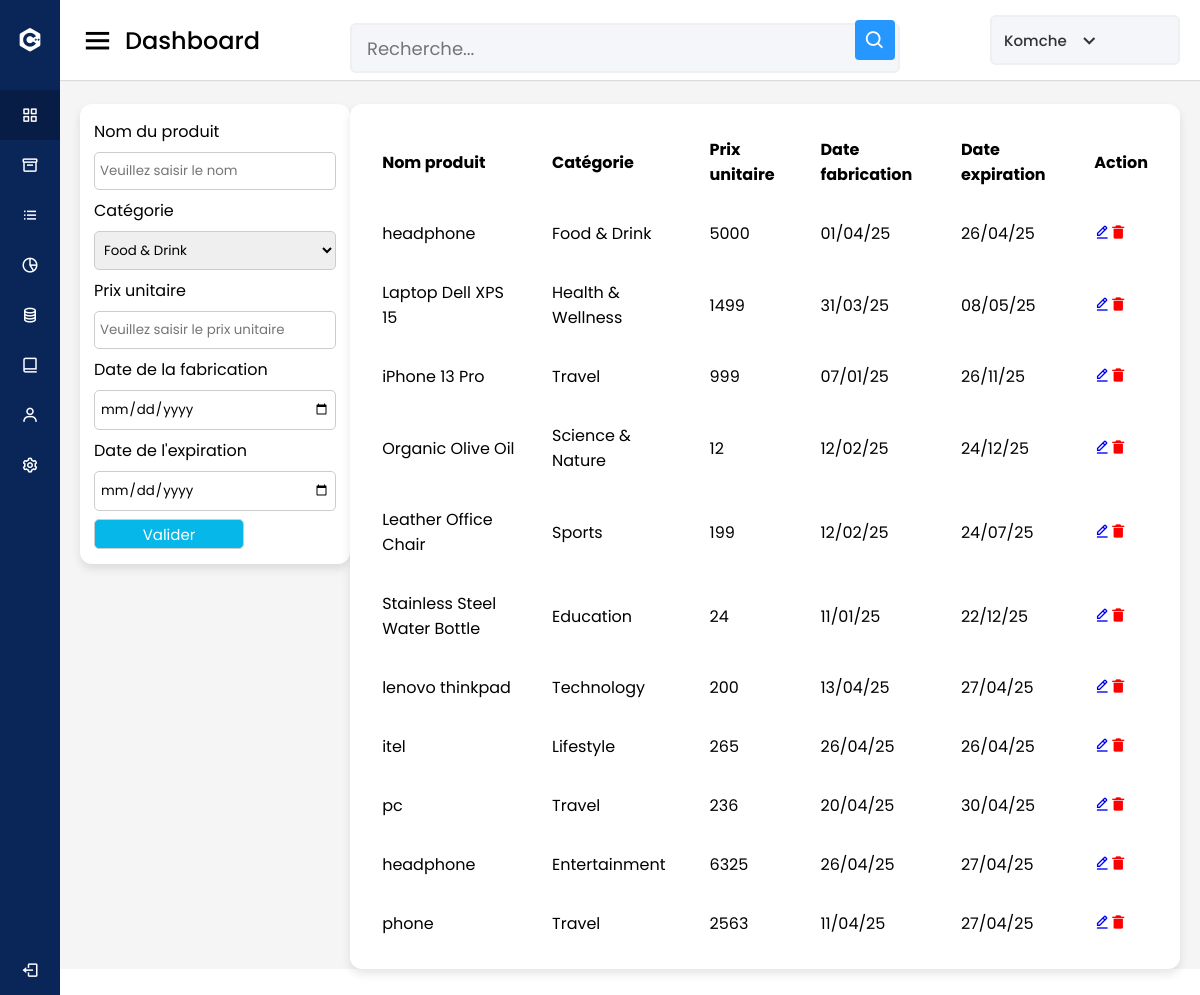
The app's page /vue/produit.php with its own data.
### tables this page shows
CREATE TABLE IF NOT EXISTS `produit` (
  `id_produit` int NOT NULL AUTO_INCREMENT,
  `nom_produit` varchar(30) NOT NULL,
  `id_categorie` int NOT NULL,
  `prix_unitaire` int NOT NULL,
  `date_expiration` date NOT NULL,
  `date_fabrication` date NOT NULL,
  PRIMARY KEY (`id_produit`),
  KEY `fk_categorie` (`id_categorie`)
);

CREATE TABLE IF NOT EXISTS `categorie` (
  `id_categorie` int NOT NULL AUTO_INCREMENT,
  `nom_categorie` varchar(30) NOT NULL,
  PRIMARY KEY (`id_categorie`)
);

### Model/categorie.php (called while the page is built)
<?php
include "connexion.php";
$sql = "SELECT * FROM categorie";
$req = $connexion->prepare($sql);
$req->execute();
?>

### Model/function.php (called while the page is built, shortened)
<?php
function getProduit($id=null){
    if(!empty($id)) {
        $sql = "SELECT id_produit, nom_produit, nom_categorie, produit.id_categorie, prix_unitaire, date_expiration, date_fabrication FROM produit INNER JOIN categorie ON produit.id_categorie = categorie.id_categorie WHERE id_produit=?";
        $req = $GLOBALS['connexion']->prepare($sql);
        $req->execute(array($id));
        return $req->fetch();
    } else {
        $sql = "SELECT id_produit, nom_produit, nom_categorie, produit.id_categorie, prix_unitaire, date_expiration, date_fabrication FROM produit INNER JOIN categorie ON produit.id_categorie = categorie.id_categorie";
        $req = $GLOBALS['connexion']->prepare($sql);
        $req->execute();
        return $req->fetchAll();
    }
}
?>

### vue/produit.php (the view, shortened to what this page needs)
<?php
include 'header.php';
include '../Model/categorie.php';
include '../Model/function.php';
?>
<div class="home-content">
    <div class="overview-boxes">
        <div class="box">
            <form action="<?= !empty($_GET['id']) ? "../Model/modifyProduit.php" : "../Model/ajoutProduit.php" ?>" method="post">
                <label for="nom_produit">Nom du produit</label>
                <input type="text" value="<?= !empty($_GET['id']) ? $produits['nom_produit'] : "" ?>" name="nom_produit" id="nom_produit" placeholder="Veuillez saisir le nom">
                <label for="id_categorie">Catégorie</label>
                <select name="id_categorie" id="id_categorie">
                    <?php
                    $selected_category_id = null;
                    while ($ligne = $req->fetch(PDO::FETCH_ASSOC)):
                        $current_category_id = $ligne['id_categorie'];
                        $current_category_name = $ligne['nom_categorie'];
                        $is_selected = ($selected_category_id !== null && $current_category_id == $selected_category_id);
                    ?>
                        <option value="<?= htmlspecialchars($current_category_id) ?>" <?= $is_selected ? 'selected' : '' ?>>
                            <?= htmlspecialchars($current_category_name) ?>
                        </option>
                    <?php endwhile; ?>
                </select>
                <label for="prix_unitaire">Prix unitaire</label>
                <input type="number" value="<?= !empty($_GET['id']) ? $produits['prix_unitaire'] : "" ?>" name="prix_unitaire" id="prix_unitaire" placeholder="Veuillez saisir le prix unitaire">
                <label for="date_fabrication">Date de la fabrication</label>
                <input type="date" value="<?= !empty($_GET['id']) ? $produits['date_fabrication'] : "" ?>" name="date_fabrication" id="date_fabrication">
                <label for="date_expiration">Date de l'expiration</label>
                <input type="date" value="<?= !empty($_GET['id']) ? $produits['date_expiration'] : "" ?>" name="date_expiration" id="date_expiration">
                <button type="submit">Valider</button>
            </form>
        </div>
        <div class="box">
            <table id="datatable" class="display">
                <thead>
                    <tr>
                        <th>Nom produit</th>
                        <th>Catégorie</th>
                        <th>Prix unitaire</th>
                        <th>Date fabrication</th>
                        <th>Date expiration</th>
                        <th>Action</th>
                    </tr>
                </thead>
                <tbody>
                    <?php
                    $produits = getProduit();
                    if (!empty($produits) && is_array($produits)) {
                        foreach ($produits as $key => $value) {
                    ?>
                            <tr>
                                <td><?= $value['nom_produit'] ?></td>
                                <td><?= $value['nom_categorie'] ?></td>
                                <td><?= $value['prix_unitaire'] ?></td>
                                <td><?= date('d/m/y', strtotime($value['date_fabrication'])) ?></td>
                                <td><?= date('d/m/y', strtotime($value['date_expiration'])) ?></td>
                                <td><a href="?id=<?= $value['id_produit'] ?>"><i class='bx bx-edit-alt'></i><a href="../Model/deletProduit.php?id=<?= $value['id_produit'] ?>"><i class='bx bxs-trash-alt'></i></a></td>
                            </tr>
                    <?php
                        }
                    }
                    ?>
                </tbody>
            </table>
        </div>
    </div>
</div>
</section>
<?php
include 'footer.php';
?>

### vue/header.php (shortened to what this page needs)
<!DOCTYPE html>
<html lang="fr" dir="ltr">
  <head>
    <link rel="stylesheet" href="../Public/css/style.css"/>
    <link rel="stylesheet" href="https://cdn.datatables.net/2.2.2/css/dataTables.dataTables.min.css">
    <link
      href="https://unpkg.com/boxicons@2.0.7/css/boxicons.min.css"
      rel="stylesheet"
    />
  </head>
  <body>
    <div class="sidebar">
      <div class="logo-details">
        <i class="bx bxl-c-plus-plus"></i>
        <span class="logo_name">D-CLIC</span>
      </div>
      <ul class="nav-links">
        <li>
          <a href="index.php" class="active">
            <i class="bx bx-grid-alt"></i>
            <span class="links_name">Dashboard</span>
          </a>
        </li>
        <li>
          <a href="produit.php">
            <i class="bx bx-box"></i>
            <span class="links_name">Produit</span>
          </a>
        </li>
        <li>
          <a href="clients.php">
            <i class="bx bx-list-ul"></i>
            <span class="links_name">Commandes</span>
          </a>
        </li>
        <li>
          <a href="#">
            <i class="bx bx-pie-chart-alt-2"></i>
            <span class="links_name">Analyses</span>
          </a>
        </li>
        <li>
          <a href="#">
            <i class="bx bx-coin-stack"></i>
            <span class="links_name">Stock</span>
          </a>
        </li>
        <li>
          <a href="#">
            <i class="bx bx-book-alt"></i>
            <span class="links_name">Tout les commmandes</span>
          </a>
        </li>
        <li>
          <a href="#">
            <i class="bx bx-user"></i>
            <span class="links_name">Utilisateur</span>
          </a>
        </li>
        <li>
          <a href="#">
            <i class="bx bx-cog"></i>
            <span class="links_name">Configuration</span>
          </a>
        </li>
        <li class="log_out">
          <a href="#">
            <i class="bx bx-log-out"></i>
            <span class="links_name">Déconnexion</span>
          </a>
        </li>
      </ul>
    </div>
    <section class="home-section">
      <nav>
        <div class="sidebar-button">
          <i class="bx bx-menu sidebarBtn"></i>
          <span class="dashboard">Dashboard</span>
        </div>
        <div class="search-box">
          <input type="text" placeholder="Recherche..." />
          <i class="bx bx-search"></i>
        </div>
        <div class="profile-details">
          <span class="admin_name">Komche</span>
          <i class="bx bx-chevron-down"></i>
        </div>
      </nav>

### vue/footer.php (shortened to what this page needs)
  </body>
</html>

### Public/css/style.css (style rules this page uses)
* { margin: 0; padding: 0; box-sizing: border-box; font-family: "Poppins", sans-serif; }
.sidebar { position: fixed; height: 100%; width: 240px; background: #0a2558; transition: all 0.5s ease; }
.sidebar .logo-details { height: 80px; display: flex; align-items: center; }
.sidebar .logo-details i { font-size: 28px; font-weight: 500; color: #fff; min-width: 60px; text-align: center; }
.sidebar .logo-details .logo_name { color: #fff; font-size: 24px; font-weight: 500; }
.sidebar .nav-links { margin-top: 10px; }
.sidebar .nav-links li { position: relative; list-style: none; height: 50px; }
.sidebar .nav-links li a { height: 100%; width: 100%; display: flex; align-items: center; text-decoration: none; transition: all 0.4s ease; }
.sidebar .nav-links li a.active { background: #081d45; }
.sidebar .nav-links li i { min-width: 60px; text-align: center; font-size: 18px; color: #fff; }
.sidebar .nav-links li a .links_name { color: #fff; font-size: 15px; font-weight: 400; white-space: nowrap; }
.sidebar .nav-links .log_out { position: absolute; bottom: 0; width: 100%; }
.home-section { position: relative; background: #f5f5f5; min-height: 100vh; width: calc(100% - 240px); left: 240px; transition: all 0.5s ease; }
.home-section > nav { display: flex; justify-content: space-between; height: 80px; background: #fff; display: flex; align-items: center; position: fixed; width: calc(100% - 240px); left: 240px; z-index: 100; padding: 0 20px; box-shadow: 0 1px 1px rgba(0, 0, 0, 0.1); transition: all 0.5s ease; }
.home-section nav .sidebar-button { display: flex; align-items: center; font-size: 24px; font-weight: 500; }
nav .sidebar-button i { font-size: 35px; margin-right: 10px; }
.home-section nav .search-box { position: relative; height: 50px; max-width: 550px; width: 100%; margin: 0 20px; }
nav .search-box input { height: 100%; width: 100%; outline: none; background: #f5f6fa; border: 2px solid #efeef1; border-radius: 6px; font-size: 18px; padding: 0 15px; }
nav .search-box .bx-search { position: absolute; height: 40px; width: 40px; background: #2697ff; right: 5px; top: 50%; transform: translateY(-50%); border-radius: 4px; line-height: 40px; text-align: center; color: #fff; font-size: 22px; transition: all 0.4 ease; }
.home-section nav .profile-details { display: flex; align-items: center; background: #f5f6fa; border: 2px solid #efeef1; border-radius: 6px; height: 50px; min-width: 190px; padding: 0 15px 0 2px; }
nav .profile-details .admin_name { font-size: 15px; font-weight: 500; color: #333; margin: 0 10px; white-space: nowrap; }
nav .profile-details i { font-size: 25px; color: #333; }
.home-section .home-content { position: relative; padding-top: 104px; }
.home-content .overview-boxes { display: flex; align-items: flex-start; justify-content: space-evenly; flex-wrap: nowrap; padding: 0 20px; margin-bottom: 26px; }
.overview-boxes .box { display: flex; align-items: center; justify-content: center; min-width: calc(100% / 4 - 15px); background: #fff; padding: 15px 14px; border-radius: 12px; box-shadow: 0 5px 10px rgba(0, 0, 0, 0.1); }
@media (max-width: 1240px) { .sidebar { width: 60px; } }
@media (max-width: 1240px) { .home-section { width: calc(100% - 60px); left: 60px; } }
@media (max-width: 1240px) { .home-section nav { width: calc(100% - 60px); left: 60px; } }
input, textarea, select { margin-bottom: 10px; box-sizing: border-box; width: 100%; margin: 8px 0; padding: 8px 5px; border-radius: 5px; border: 1px solid #ccc; }
button { background-color: rgb(6, 183, 233); color: white; width: 150px; height: 30px; border: 1px solid #ccc; font-size: 15px; border-radius: 5px; }
label { display: block; }
form { width: 100%; }
th, td { text-align: left; padding: 16px; }
a .bxs-trash-alt:before { color: red; }

### records on screen
produit: nom_produit "headphone", id_categorie.nom_categorie "Food & Drink", prix_unitaire "5000", date_fabrication "01/04/25", date_expiration "26/04/25"
produit: nom_produit "Laptop Dell XPS 15", id_categorie.nom_categorie "Health & Wellness", prix_unitaire "1499", date_fabrication "31/03/25", date_expiration "08/05/25"
produit: nom_produit "iPhone 13 Pro", id_categorie.nom_categorie "Travel", prix_unitaire "999", date_fabrication "07/01/25", date_expiration "26/11/25"
produit: nom_produit "Organic Olive Oil", id_categorie.nom_categorie "Science & Nature", prix_unitaire "12", date_fabrication "12/02/25", date_expiration "24/12/25"
produit: nom_produit "Leather Office Chair", id_categorie.nom_categorie "Sports", prix_unitaire "199", date_fabrication "12/02/25", date_expiration "24/07/25"
produit: nom_produit "Stainless Steel Water Bottle", id_categorie.nom_categorie "Education", prix_unitaire "24", date_fabrication "11/01/25", date_expiration "22/12/25"
produit: nom_produit "lenovo thinkpad", id_categorie.nom_categorie "Technology", prix_unitaire "200", date_fabrication "13/04/25", date_expiration "27/04/25"
produit: nom_produit "itel", id_categorie.nom_categorie "Lifestyle", prix_unitaire "265", date_fabrication "26/04/25", date_expiration "26/04/25"
produit: nom_produit "pc", id_categorie.nom_categorie "Travel", prix_unitaire "236", date_fabrication "20/04/25", date_expiration "30/04/25"
produit: nom_produit "headphone", id_categorie.nom_categorie "Entertainment", prix_unitaire "6325", date_fabrication "26/04/25", date_expiration "27/04/25"
produit: nom_produit "phone", id_categorie.nom_categorie "Travel", prix_unitaire "2563", date_fabrication "11/04/25", date_expiration "27/04/25"

### other values on screen
form field id_categorie "Food & Drink"
